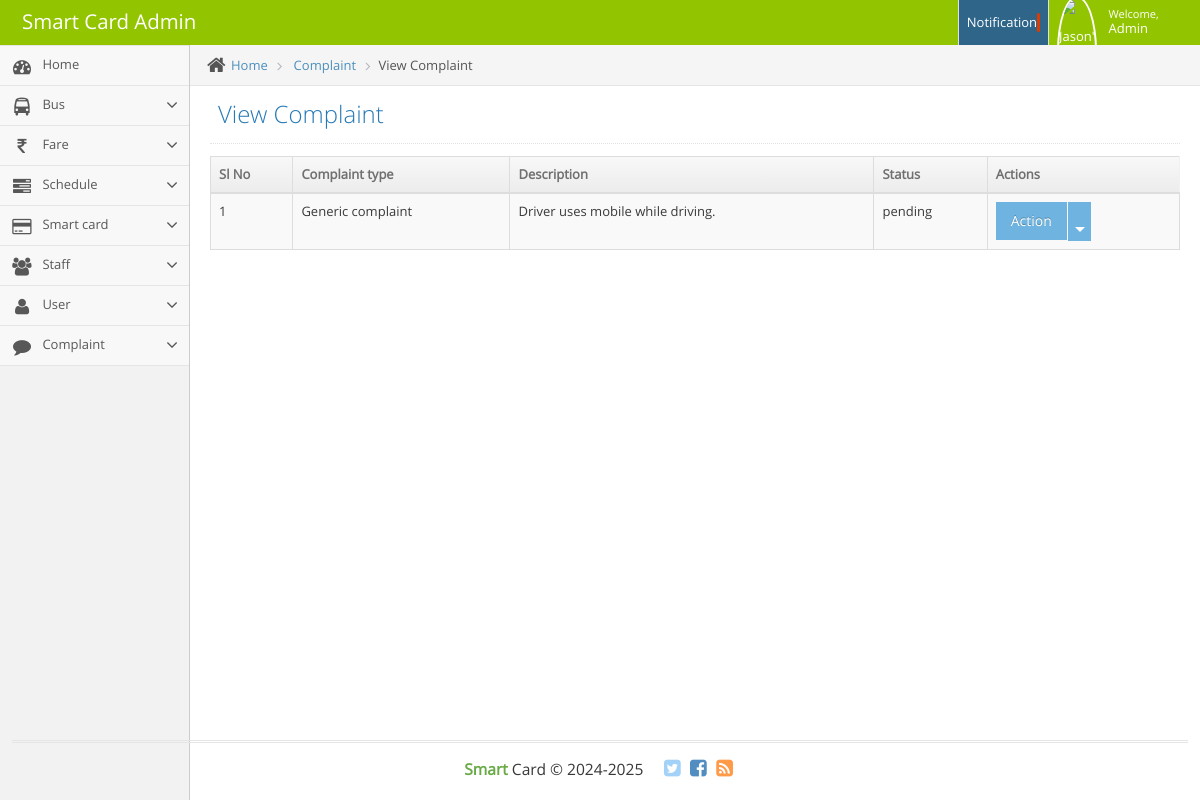
The page /view_complaint on the database its author committed.
### smart_ticket_app/models.py (models this page shows)
class tbl_complaint(models.Model):
    user_id=models.ForeignKey(User,on_delete=models.CASCADE,null=True)
    subject=models.EmailField(max_length=25,verbose_name="Subject")
    description=models.CharField(max_length=25,verbose_name="Description")
    complaint_replay=models.CharField(max_length=25,verbose_name="Complaint_replay")
    status=models.CharField(max_length=15,verbose_name="Status")

### smart_ticket_app/views.py (the view)
# urls.py: path('view_complaint',views.view_complaint,name='view_complaint'),
def view_complaint(request):
     complaint = tbl_complaint.objects.filter(status='pending').all()
     return render(request,'admins/view_complaint.html',{'complaint':complaint})

### smart_ticket_app/templates/admins/view_complaint.html (shortened to what this page needs)
{% include 'admins/ad_header.html' %}
<div class="main-content">
    <div class="main-content-inner">
        <div class="breadcrumbs ace-save-state" id="breadcrumbs">
            <ul class="breadcrumb">
                <li>
                    <i class="ace-icon fa fa-home home-icon"></i>
                    <a href="#">Home</a>
                </li>
                <li>
                    <a href="#">Complaint</a>
                </li>
                <li class="active">View Complaint</li>
            </ul>
            </div>
        <div class="page-content">
            <div class="page-header">
                <h1>
                    View Complaint
                    </h1>
            </div>
            <table id="example1" class="table table-bordered table-striped">
                <thead>
                    <tr>
                        <th>Sl No</th>
                        <th>Complaint type</th>
                        <th>Description</th>
                        <th>Status</th>
                        <th>Actions</th>
                    </tr>
                </thead>
                <tbody>
                    {% for i in complaint %}
                    <tr>
                        <td>{{forloop.counter}}</td>
                        <td>{{i.subject}}</td>
                        <td>{{i.description}}</td>
                        <td>{{i.status}}</td>
                        <td><div class="btn-group">
                            <button type="button" class="btn btn-info btn-flat">Action</button>
                                            <button type="button" class="btn btn-info btn-flat dropdown-toggle" data-toggle="dropdown">
                                              <span class="caret"></span>
                                            </button>
                    </div>
                </td>
                   {% endfor %}
            </tr>
        </tbody>
    </table>
</div>
</div>
</div>
</div>
{% include 'admins/ad_footer.html' %}

### rows shown on the page
tbl_complaint: subject "Generic complaint", description "Driver uses mobile while driving.", status "pending"
